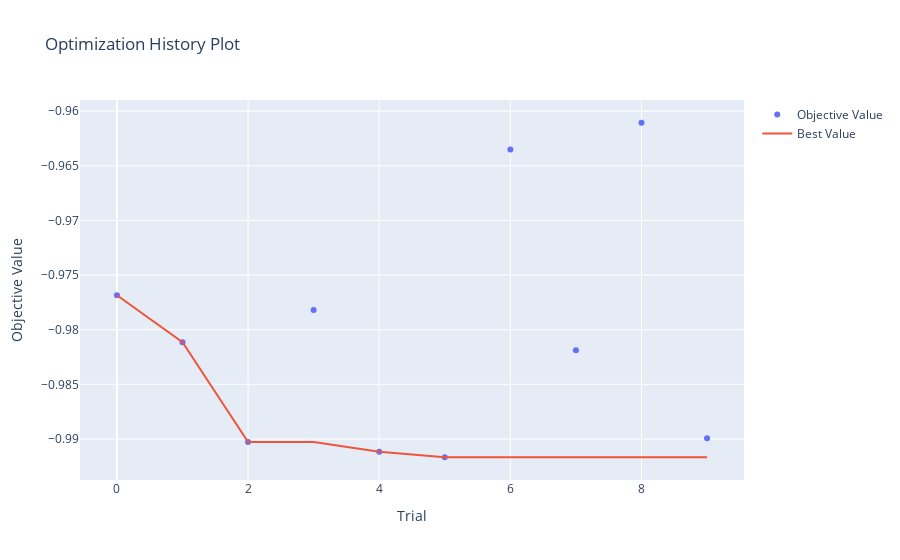
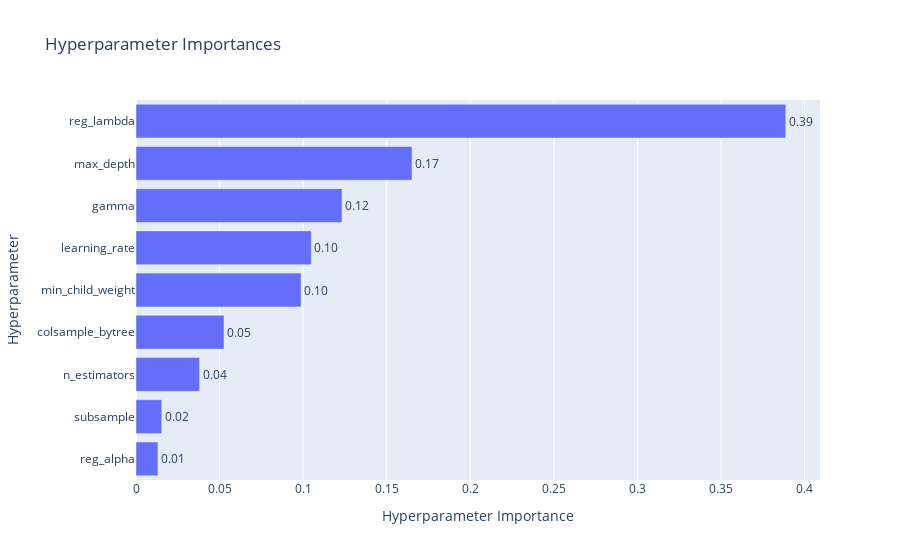

Here is the notebook cell these charts were saved with, in order:
### Markdown cell above
## XGBoost

### Code cell
# Objective function for Optuna
def objective(trial):
    params = {
        'n_estimators': trial.suggest_int('n_estimators', 200, 800),
        'learning_rate': trial.suggest_float('learning_rate', 0.01, 0.3, log=True),
        'max_depth': trial.suggest_int('max_depth', 4, 12),
        'min_child_weight': trial.suggest_int('min_child_weight', 1, 10),
        'subsample': trial.suggest_float('subsample', 0.6, 1.0),
        'colsample_bytree': trial.suggest_float('colsample_bytree', 0.6, 1.0),
        'gamma': trial.suggest_float('gamma', 0.0, 1.0),
        'reg_lambda': trial.suggest_float('reg_lambda', 0.5, 3.0),
        'reg_alpha': trial.suggest_float('reg_alpha', 0.0, 1.0),
        'tree_method': 'hist',
        'n_jobs': -1,
        'random_state': 42
    }

    model = MultiOutputRegressor(XGBRegressor(**params))
    model.fit(X_train, Y_train)
    Y_pred = model.predict(X_test)
    r2_scores = [r2_score(Y_test.iloc[:, i], Y_pred[:, i]) for i in range(Y_test.shape[1])]
    mean_r2 = np.mean(r2_scores)
    return -mean_r2  # negate to make Optuna minimize the negative R²

# Run the Optuna study
study = optuna.create_study(direction='minimize', study_name='xgboost_multioutput_tuning')
study.optimize(objective, n_trials=10, show_progress_bar=True)

# Results
print("\n✅ Best trial:")
print(f"Value (negative R²): {study.best_trial.value}")
print(f"Best R²: {-study.best_trial.value:.4f}")
print("Best hyperparameters:")
for key, value in study.best_params.items():
    print(f"  {key}: {value}")

try:
    optuna.visualization.plot_optimization_history(study).show()
    optuna.visualization.plot_param_importances(study).show()
except Exception as e:
    print(f"Visualization skipped ({e})")

### Figure 1 — Plotly figure (JSON) as saved in the notebook; plotly's stock layout.template omitted (floating-point values rounded to 4 significant figures)
{"data": [{"mode": "markers", "name": "Objective Value", "type": "scatter", "x": [0, 1, 2, 3, 4, 5, 6, 7, 8, 9], "y": [-0.9768, -0.9812, -0.9903, -0.9782, -0.9912, -0.9917, -0.9635, -0.9819, -0.9611, -0.9899]}, {"mode": "lines", "name": "Best Value", "type": "scatter", "x": [0, 1, 2, 3, 4, 5, 6, 7, 8, 9], "y": [-0.9768, -0.9812, -0.9903, -0.9903, -0.9912, -0.9917, -0.9917, -0.9917, -0.9917, -0.9917]}, {"marker": {"color": "#cccccc"}, "mode": "markers", "name": "Infeasible Trial", "showlegend": false, "type": "scatter", "x": [], "y": []}], "layout": {"title": {"text": "Optimization History Plot"}, "xaxis": {"title": {"text": "Trial"}}, "yaxis": {"title": {"text": "Objective Value"}}}}

### Figure 2 — Plotly figure (JSON) as saved in the notebook; plotly's stock layout.template omitted (floating-point values rounded to 4 significant figures)
{"data": [{"cliponaxis": false, "hovertemplate": ["reg_alpha (FloatDistribution): 0.013115943248008174<extra></extra>", "subsample (FloatDistribution): 0.015418609553160115<extra></extra>", "n_estimators (IntDistribution): 0.03804895402512305<extra></extra>", "colsample_bytree (FloatDistribution): 0.05264518160643068<extra></extra>", "min_child_weight (IntDistribution): 0.09875894344217818<extra></extra>", "learning_rate (FloatDistribution): 0.10489929057158148<extra></extra>", "gamma (FloatDistribution): 0.12323896944193889<extra></extra>", "max_depth (IntDistribution): 0.1651155796447704<extra></extra>", "reg_lambda (FloatDistribution): 0.38875852846680903<extra></extra>"], "name": "Objective Value", "orientation": "h", "text": ["0.01", "0.02", "0.04", "0.05", "0.10", "0.10", "0.12", "0.17", "0.39"], "textposition": "outside", "type": "bar", "x": [0.01312, 0.01542, 0.03805, 0.05265, 0.09876, 0.1049, 0.1232, 0.1651, 0.3888], "y": ["reg_alpha", "subsample", "n_estimators", "colsample_bytree", "min_child_weight", "learning_rate", "gamma", "max_depth", "reg_lambda"]}], "layout": {"title": {"text": "Hyperparameter Importances"}, "xaxis": {"title": {"text": "Hyperparameter Importance"}}, "yaxis": {"title": {"text": "Hyperparameter"}}}}
